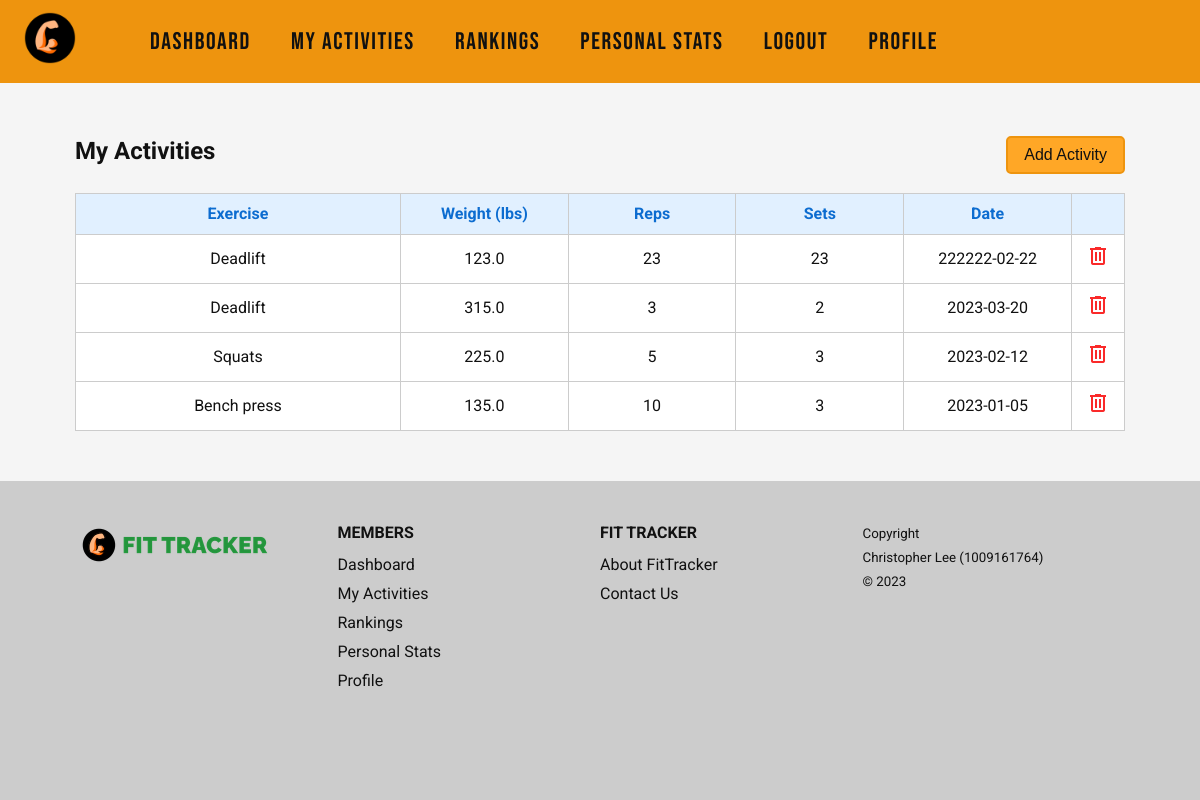
The page /activities (signed in) on the database its author committed.
### main.py (models this page shows)
class UserExercise(db.Model):
	id = db.Column(db.Integer, primary_key=True)
	user_id = db.Column(db.Integer, db.ForeignKey('user.id'), nullable=False)
	exercise_id = db.Column(db.Integer, db.ForeignKey('exercise.id'), nullable=False)
	weight = db.Column(db.Float, nullable=False)
	reps = db.Column(db.Integer, nullable=False)
	sets = db.Column(db.Integer, nullable=False)
	date_created = db.Column(db.String(255), nullable=False)

class Exercise(db.Model):
	id = db.Column(db.Integer, primary_key=True)
	name = db.Column(db.String(255), nullable=False)
	description = db.Column(db.Text, nullable=False)
	how_to_video = db.Column(db.String(255))

### main.py (the view)
@app.route('/activities')
def activities():
	if("user" not in session):
		flash("must log in before you can access this page", "info")
		return redirect(url_for('login'))
	else:
		user = User.query.filter_by(email = session['user']).first()
		user_exercises_history = db.session.query(UserExercise, Exercise.name)\
			.join(Exercise, UserExercise.exercise_id == Exercise.id)\
			.filter(UserExercise.user_id == user.id)\
			.order_by(desc(UserExercise.date_created))\
			.all()
		exercises = Exercise.query.all()
		context = {
			"user": user,
			"user_exercises_history": user_exercises_history,
			"exercises": exercises
		}
		return render_template("activities.html", **context)

### templates/activities.html (shortened to what this page needs)
{% extends "base.html" %}
{% block css %}
	<link rel="stylesheet" href="{{ url_for('static', filename='css/activities.css') }}">
{% endblock %}
{% block content %}
	<section id="dashboard-section" class="bg-lightgrey">
		<div class="container">
			<div id="activities-header">
				<h5>My Activities</h5>
				<button id="btn-add-activity" class="button-primary regular-button">Add Activity</button>
			</div>
			<table>
				<colgroup>
					<col style="width:31%" />
					<col style="width:16%" />
					<col style="width:16%" />
					<col style="width:16%" />
					<col style="width:16%" />
					<col style="width:5%" />
				</colgroup>
				<tr>
					<th class="text-center">Exercise</th>
					<th class="text-center">Weight (lbs)</th>
					<th class="text-center">Reps</th>
					<th class="text-center">Sets</th>
					<th class="text-center">Date</th>
					<th class="text-center"></th>
				</tr>
				{% for user_exercise, exercise_name in user_exercises_history %}
					<tr>
						<td class="text-center">{{ exercise_name }}</td>
						<td class="text-center">{{ user_exercise.weight }}</td>
						<td class="text-center">{{ user_exercise.reps }}</td>
						<td class="text-center">{{ user_exercise.sets }}</td>
						<td class="text-center">{{ user_exercise.date_created }}</td>
						<td>
							<form action="api/deleteactivity" method="POST" onsubmit="return confirmDelete()">
								<button type="submit" class="button-delete material-symbols-outlined">delete</button>
							</form>
						</td>
					</tr>
				{% endfor %}
			</table>
		</div>
	</section>
{% endblock %}

### static/css/style.css (style rules this page uses)
:root { --primary: #ffa726; --primary-dark: #ee940e; --secondary: #0cd030; --secondary-dark: #07b727; --dark: #111111; --white: #ffffff; --grey: #999999; --mediumgrey: #cccccc; --lightgrey: #f5f5f5; --black: #000000; --red: #fa2a2a; --lightred: #fb8686; --green: #0cd030; --lightgreen: #a2ffb3; --button-font-size: 1rem; --button-radius: 5px; --button-padding: 0.5rem 1rem; --button-large-font-size: 1.5rem; --button-large-padding: 1rem 2rem; --button-large-radius: 8px; --flash-error-bg: #ffeff2; --flash-error-color: #fa2a2a; --flash-success-bg: #e7fbf4; --flash-success-color: #0cd030; --flash-info-bg: #e1f0ff; --flash-info-color: #0c6cd0; }
* { box-sizing: border-box; }
html { font-size: 100%; }
html, body { margin: 0; padding: 0; }
body { display: flex; flex-direction: column; min-height: 100vh; }
body { font-family: 'Roboto', sans-serif; font-size: 16px; font-weight: 400; line-height: 1.5; color: var(--dark); }
h1, h2, h3, h4, h5, h6, .h1, .h2, .h3, .h4, .h5, .h6 { margin-top: 0px; margin-bottom: 0.5rem; }
h5, .h5 { font-size: 1.3rem; }
@media screen and (min-width: 768px) { h5, .h5 { font-size: 1.5rem; } }
.container { width: 100%; padding: 0 15px; margin: 0 auto; }
@media screen and (min-width: 480px) { .container { max-width: 95vw; } }
@media screen and (min-width: 768px) { .container { max-width: 92vw; } }
@media screen and (min-width: 1024px) { .container { max-width: 90vw; } }
.bg-lightgrey { background-color: var(--lightgrey); }
.regular-button { font-size: var(--button-font-size); padding: var(--button-padding); border-radius: var(--button-radius); cursor: pointer; }
.button-primary { background-color: var(--primary); border: 2px solid var(--primary-dark); color: var(--dark); }
.button-delete { border: none; background-color: transparent; color: var(--red); cursor: pointer; }
section { padding: 50px 0; }
.text-center { text-align: center; }

### static/css/activities.css (style rules this page uses)
#activities-header { display: flex; justify-content: space-between; align-items: center; margin-bottom: 1rem; }
table { width: 100%; border-collapse: collapse; }
table th, td { padding: 0.5em; border: 1px solid #ccc; background-color: var(--white); }
table th { background-color: var(--flash-info-bg); color: var(--flash-info-color); }

### rows shown on the page
UserExercise: name "Deadlift", weight "123.0", reps "23", sets "23", date_created "222222-02-22"
UserExercise: name "Deadlift", weight "315.0", reps "3", sets "2", date_created "2023-03-20"
UserExercise: name "Squats", weight "225.0", reps "5", sets "3", date_created "2023-02-12"
UserExercise: name "Bench press", weight "135.0", reps "10", sets "3", date_created "2023-01-05"
